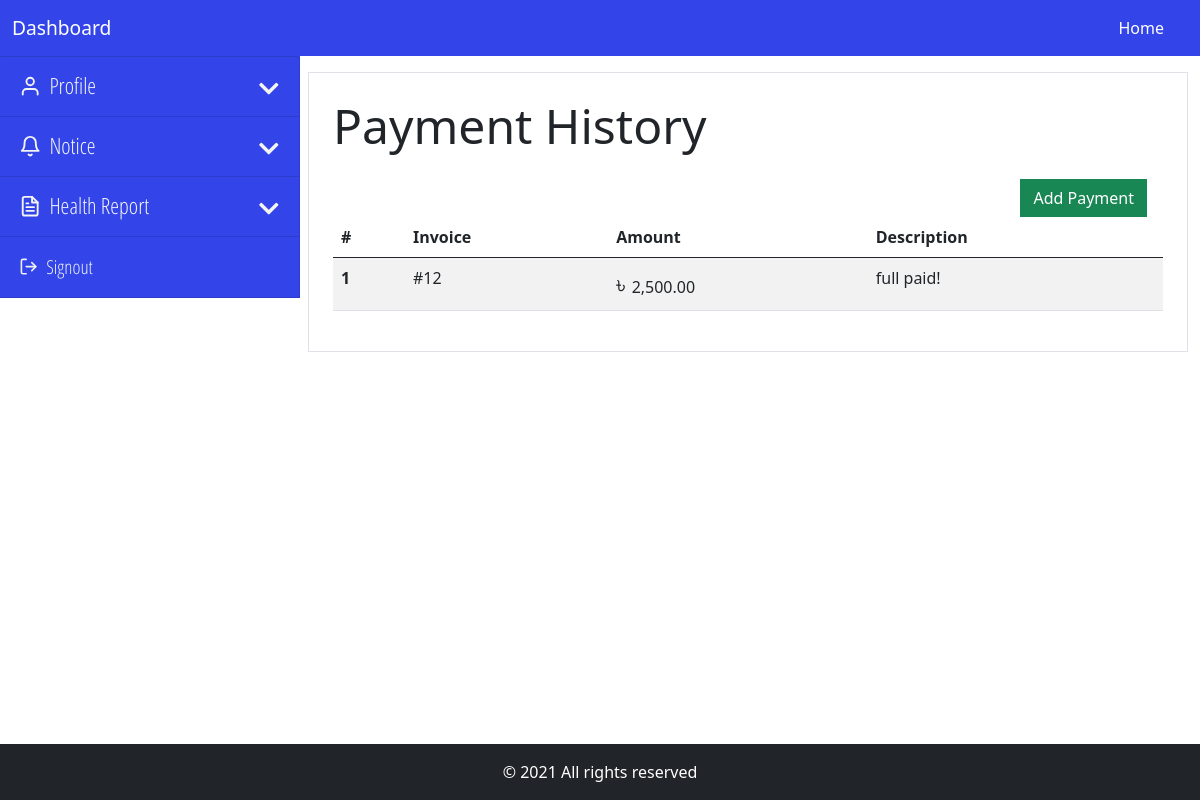
The page /backend/payment/view-payment.php (signed in) on the database as committed earlier.
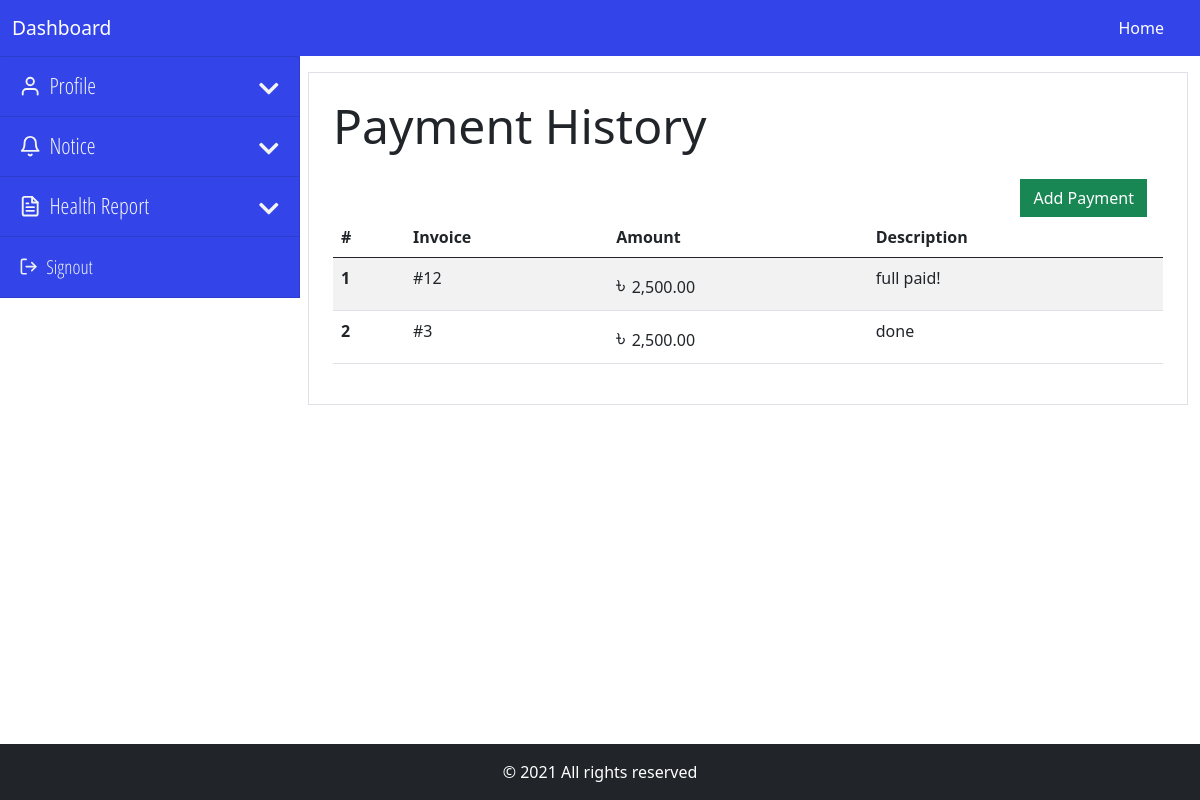
The same page on the database as committed later.
### tables this page shows
CREATE TABLE `payment` (
  `payment_id` int(11) NOT NULL,
  `payment_amount` varchar(20) NOT NULL,
  `payment_invoice` int(11) NOT NULL,
  `payment_comments` varchar(255) NOT NULL,
  `payment_date` timestamp NOT NULL DEFAULT current_timestamp()
);

### core/main.php (called while the page is built, shortened)
<?php
    class Main
    {
        private $host = "localhost";
        private $user = "root";
        private $pass ="";
        private $database = "gym_manager";
        private function dbConnect()
        {
            try
            {
                $this->conn = new PDO('mysql:host='.$this->host.';dbname='.$this->database, $this->user, $this->pass);
            }
            catch(PDOException $Exception)
            {
                $this->errmsg = $Exception->getMessage();
            }
        }
    }
?>

### core/dashboard.php (called while the page is built, shortened)
<?php
    require_once "main.php";
    class Dashboard extends Main
    {
        public function viewPayment()
        {
            $this->sql = $this->conn->prepare("SELECT * FROM payment");
            try
            {
                $this->sql->execute();
                if($this->sql->rowCount() > 0)
                {
                    $data = $this->sql->fetchAll(PDO::FETCH_OBJ);
                    return $data;
                }
                else
                {
                    return false;
                }
            }
            catch(PDOException $Exception)
            {
                $this->errmsg = $Exception->getMessage();
                $_SESSION['error'] = "Unexpected Error Occured. Please try again Later.<br> Error: ".$this->errmsg;
                return false;
            }
        }
    }
?>

### backend/payment/view-payment.php (the view, shortened to what this page needs)
<?php
    require_once "../../core/dashboard.php";
    require_once "../inc/be-header.php";
    if(isset( $_SESSION['role']) &&  $_SESSION['role'] == 'admin' )
    {
      require_once "../inc/be-nav-admin.php";
    }
    else
    {
      require_once "../inc/be-nav-user.php";
    }
?>
<div class="container-fluid overflow-hidden mb-5">
    <div class="row gx-2 mt-3">
    <?php
        if(isset( $_SESSION['role']) &&  $_SESSION['role'] == 'admin' )
        {
          require_once "../inc/be-sidenav-admin.php";
        }
        else
        {
          require_once "../inc/be-sidenav-user.php";
        }
    ?>
        <div class="col-md-9">
            <div class="border p-4">
                <h2 class="display-5 mb-4">Payment History</h2>
                <a href="add-payment.php" class="btn btn-success rounded-0 d-block float-end me-3">Add Payment</a>
                <table class="table table-striped">
                    <thead>
                        <tr>
                            <th scope="col">#</th>
                            <th scope="col">Invoice</th>
                            <th scope="col">Amount</th>
                            <th scope="col">Description</th>
                        </tr>
                    </thead>
                    <tbody>
                        <?php
                            $payment = new Dashboard;
                            $result = $payment->viewPayment();
                            if($result != false)
                            {
                                foreach($result as $data)
                                {
                                    $amount = "<span class='bdt'>&#2547; </span>".number_format($data->payment_amount, 2);
                        ?>
                            <tr>
                                <th scope="row"><?=$data->payment_id?></th>
                                <td><?="#".$data->payment_invoice?></td>
                                <td><?=$amount?></td>
                                <td><?=$data->payment_comments?></td>
                            </tr>
                        <?php
                                }
                            }
                            else
                            {
                        ?>
                            <tr>
                                <td colspan="4">No Data Found</td>
                            </tr>
                        <?php
                            }
                        ?>
                    </tbody>
                </table>
            </div>
        </div>
    </div>
</div>
<?php
    require_once "../inc/be-footer.php";
?>

Rows that differ between the two databases and show on the page:
added payment: payment_id "2", payment_invoice "3", payment_amount "2,500.00", payment_comments "done"
